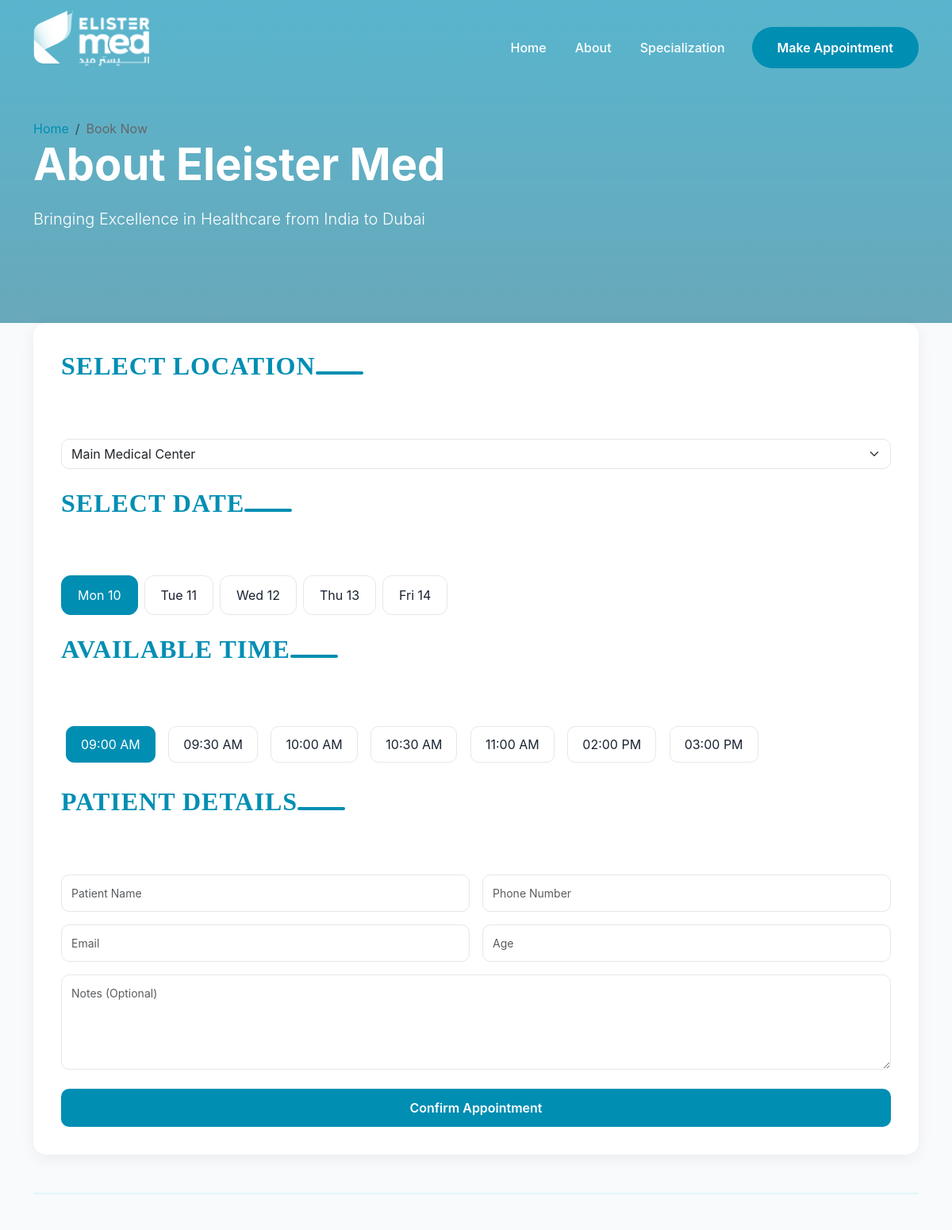
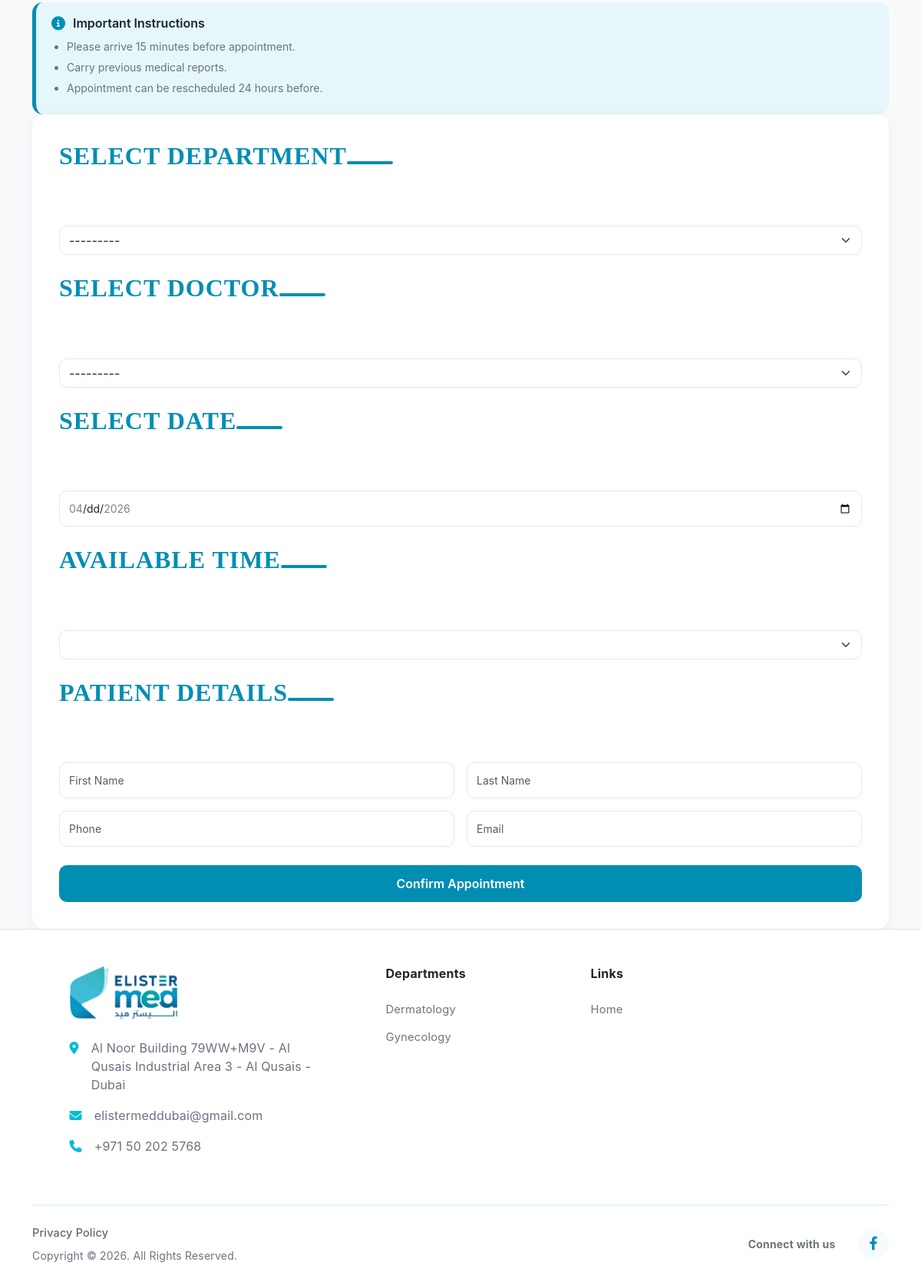
The page /appointment/book/ on the database its author committed (2 pictures, top to bottom).
### administrator/models.py (models this page shows, shortened)
class GlobalSettings(models.Model):
    site_logo = models.ImageField(
        upload_to='uploads/settings/',
        blank=True,
        null=True
    )
    favicon = models.ImageField(
        upload_to='uploads/settings/',
        blank=True,
        null=True
    )
    footer_logo = models.ImageField(
        upload_to='uploads/settings/',
        blank=True,
        null=True
    )
    address = models.TextField(blank=True)
    phone_primary = models.CharField(
        max_length=50,
        blank=True
    )
    phone_secondary = models.CharField(
        max_length=50,
        blank=True
    )
    email_primary = models.EmailField(blank=True)
    email_secondary = models.EmailField(blank=True)
    whatsapp_number = models.CharField(
        max_length=50,
        blank=True
    )
    whatsapp_message = models.CharField(
        max_length=255,
        blank=True
    )
    is_whatsapp_enabled = models.BooleanField(default=True)
    footer_description = models.TextField(blank=True)
    copyright_text = models.CharField(
        max_length=255,
        blank=True
    )
    created_at = models.DateTimeField(auto_now_add=True)
    updated_at = models.DateTimeField(auto_now=True)

class MenuItem(models.Model):
    menu = models.ForeignKey(
        MenuGroup,
        on_delete=models.CASCADE,
        related_name="items"
    )
    parent = models.ForeignKey(
        "self",
        on_delete=models.CASCADE,
        null=True,
        blank=True,
        related_name="children"
    )
    title = models.CharField(max_length=200)
    url = models.CharField(max_length=255)
    icon_class = models.CharField(max_length=100, blank=True)
    order = models.PositiveIntegerField(default=0)
    is_active = models.BooleanField(default=True)
    class Meta:
        ordering = ['order']

class LegalPage(models.Model):
    CONTENT_CHOICES = (
        ('privacy_policy', 'Privacy Policy'),
        ('terms_conditions', 'Terms & Conditions'),
        ('cancellation_policy', 'Cancellation Policy'),
    )
    content_type = models.CharField(
        max_length=50,
        choices=CONTENT_CHOICES,
        unique=True
    )
    title = models.CharField(max_length=255)
    slug = models.SlugField(unique=True, blank=True)
    content = RichTextUploadingField(
        blank=True,
        help_text="Add full legal content"
    )
    is_active = models.BooleanField(default=True)
    created_at = models.DateTimeField(auto_now_add=True)
    updated_at = models.DateTimeField(auto_now=True)
    class Meta:
        ordering = ['content_type']
        verbose_name = "Legal Page"
        verbose_name_plural = "Legal Pages"

class SocialLink(models.Model):
    PLATFORM_CHOICES = (
        ('facebook', 'Facebook'),
        ('instagram', 'Instagram'),
        ('youtube', 'YouTube'),
        ('linkedin', 'LinkedIn'),
        ('twitter', 'Twitter'),
        ('whatsapp', 'WhatsApp'),
        ('other', 'Other'),
    )
    name = models.CharField(
        max_length=50,
        choices=PLATFORM_CHOICES
    )
    url = models.URLField()
    icon_class = models.CharField(
        max_length=100,
        blank=True,
        help_text="Example: fab fa-facebook-f"
    )
    order = models.PositiveIntegerField(default=0)
    is_active = models.BooleanField(default=True)
    created_at = models.DateTimeField(auto_now_add=True)
    class Meta:
        ordering = ['order']

### booking/views.py (the view, shortened to what this page needs)
# urls.py: path('book/', book_appointment, name='book_appointment'),
def book_appointment(request):
    form = AppointmentForm()
    success = False
    return render(request, "booking/book.html", {
        "form": form,
        "success": success
    })

### booking/templates/booking/book.html (shortened to what this page needs)
{% extends "shared/base.html" %}
 {% load static %}
{% block content %}
<section class="about-hero">
  <div class="container">
    <nav aria-label="breadcrumb">
      <ol class="breadcrumb breadcrumb-custom">
        <li class="breadcrumb-item"><a href="index.html">Home</a></li>
        <li class="breadcrumb-item active" aria-current="page">Book Now</li>
      </ol>
    </nav>
    <h1>About Eleister Med</h1>
    <p class="lead">Bringing Excellence in Healthcare from India to Dubai</p>
  </div>
</section>
    <section class="booking-section">
        <div class="container">
            <div class="booking-card">
                <h5 class="section-title">Select Location</h5>
                <select class="form-select mb-4">
                    <option>Main Medical Center</option>
                </select>
                <h5 class="section-title">Select Date</h5>
                <div class="d-flex flex-wrap gap-2 mb-4">
                    <div class="date-btn active">Mon 10</div>
                    <div class="date-btn">Tue 11</div>
                    <div class="date-btn">Wed 12</div>
                    <div class="date-btn">Thu 13</div>
                    <div class="date-btn">Fri 14</div>
                </div>
                <h5 class="section-title">Available Time</h5>
                <div class="mb-4">
                    <span class="time-slot active">09:00 AM</span>
                    <span class="time-slot">09:30 AM</span>
                    <span class="time-slot">10:00 AM</span>
                    <span class="time-slot">10:30 AM</span>
                    <span class="time-slot">11:00 AM</span>
                    <span class="time-slot">02:00 PM</span>
                    <span class="time-slot">03:00 PM</span>
                </div>
                <h5 class="section-title">Patient Details</h5>
                <div class="row g-3">
                    <div class="col-md-6">
                        <input type="text" class="form-control" placeholder="Patient Name">
                    </div>
                    <div class="col-md-6">
                        <input type="tel" class="form-control" placeholder="Phone Number">
                    </div>
                    <div class="col-md-6">
                        <input type="email" class="form-control" placeholder="Email">
                    </div>
                    <div class="col-md-6">
                        <input type="number" class="form-control" placeholder="Age">
                    </div>
                    <div class="col-12">
                        <textarea class="form-control" rows="3" placeholder="Notes (Optional)"></textarea>
                    </div>
                </div>
                <div class="mt-4">
                    <button class="btn btn-book w-100">
                        Confirm Appointment
                    </button>
                </div>
            </div>
        </div>
    </section>
    <div class="container">
        <hr class="my-5" style="border-top: 2px solid #e0f7fa; opacity: 1;">
        <div class="instruction-box mt-4">
            <div class="instruction-header">
                <i class="fa-solid fa-circle-info"></i>
                <h6>Important Instructions</h6>
            </div>
            <ul>
                <li>Please arrive 15 minutes before appointment.</li>
                <li>Carry previous medical reports.</li>
                <li>Appointment can be rescheduled 24 hours before.</li>
            </ul>
        </div>
    </div>
    <form method="post">
<section class="booking-section">
    <div class="container">
        <div class="booking-card">
            <h5 class="section-title">Select Department</h5>
            {{ form.specialization }}
            <h5 class="section-title">Select Doctor</h5>
            {{ form.doctor }}
            <h5 class="section-title">Select Date</h5>
            {{ form.date }}
            <h5 class="section-title">Available Time</h5>
            {{ form.time }}
            <h5 class="section-title">Patient Details</h5>
            <div class="row g-3">
                <div class="col-md-6">
                    {{ form.first_name }}
                </div>
                 <div class="col-md-6">
                    {{ form.last_name }}
                </div>
                <div class="col-md-6">
                    {{ form.phone }}
                </div>
                <div class="col-md-6">
                    {{ form.email }}
                </div>
            </div>
            <div class="mt-4">
                <button type="submit" class="btn btn-book w-100">
                    Confirm Appointment
                </button>
            </div>
        </div>
    </div>
</section>
</form>
{% endblock %}

### userapp/templates/shared/navbar.html (shortened to what this page needs)
{% load static %}
<nav class="navbar navbar-expand-lg fixed-top">
    <div class="container">
        <a class="navbar-brand" href="#">
             {% if global_settings.site_logo %}
                    <img src="{{ global_settings.site_logo.url }}"
                         alt="Elister Med Logo"
                         class="mb-4"
                         style="height:70px;">
                      {% endif %}
        </a>
        <div class="collapse navbar-collapse" id="navbarNav">
            <ul class="navbar-nav ms-auto align-items-center">
                    {% if main_menu %}
                     {% for item in main_menu.items.all %}
                      {% if item.is_active and not item.parent %}
                        <li class="nav-item">
                           <a href="{{ item.url }}" class="nav-link">
                              {{ item.title }}
                         </a>
                      </li>
                        {% endif %}
                     {% endfor %}
                    {% endif %}
                <li class="nav-item ms-lg-3 mt-2 mt-lg-0">
                    <a class="btn btn-custom" href="{% url 'booking:book_appointment'%}">Make Appointment</a>
                </li>
            </ul>
        </div>
    </div>
</nav>

### userapp/templates/shared/footer.html
{% load static %}
<footer class="footer-section pt-5 pb-4 bg-white">
    <div class="container">
        <div class="row gx-lg-5 gy-4 justify-content-center">
            <div class="col-lg-4 col-md-6">
                <div class="footer-col-content">
                       {% if global_settings.footer_logo %}
                    <img src="{{ global_settings.footer_logo.url }}"
                         alt="Elister Med Logo"
                         class="mb-4"
                         style="height:70px;">
                      {% endif %}
                    <div class="contact-info">
                        <p class="mb-3 d-flex align-items-start">
                            <i class="rock-item fa-solid fa-location-dot me-3 mt-1"
                               style="color:#00bcd4;"></i>
                            <span class="text-muted">
                               {{ global_settings.address }}
                            </span>
                        </p>
                        <p class="mb-3 d-flex align-items-center">
                            <i class="rock-item fa-solid fa-envelope me-3"
                               style="color:#00bcd4;"></i>
                            <a href="mailto:elister@gmail.com"
                               class="text-decoration-none text-muted">
                                  {{ global_settings.email_primary }}
                            </a>
                        </p>
                        <p class="mb-0 d-flex align-items-center">
                            <i class="rock-item fa-solid fa-phone me-3"
                               style="color:#00bcd4;"></i>
                            <a href="tel:+918338335244"
                               class="text-decoration-none text-muted">
                               {{ global_settings.phone_primary }}
                            </a>
                        </p>
                    </div>
                </div>
            </div>
            <div class="col-lg-3 col-md-6 ps-lg-5">
                <h6 class="fw-bold mb-4 text-dark">Departments</h6>
                <ul class="list-unstyled footer-links">
                    {% if specialization_menu %}
                         {% for item in specialization_menu.items.all %}
                          {% if item.is_active %}
                          <li>
                            <a href="{{ item.url }}">
                               {{ item.title }}
                           </a>
                           </li>
                         {% endif %}
                     {% endfor %}
                  {% endif %}
                </ul>
            </div>
            <div class="col-lg-4 col-md-12">
                <h6 class="fw-bold mb-4 text-dark">Links</h6>
                <ul class="list-unstyled footer-links">
                     {% if quick_links_menu %}
                         {% for item in quick_links_menu.items.all %}
                            {% if item.is_active %}
                        <li>
                           <a href="{{ item.url }}">
                              {{ item.title }}
                         </a>
                       </li>
                       {% endif %}
                   {% endfor %}
                {% endif %}
                </ul>
            </div>
        </div>
        <div class="row mt-5">
            <div class="col-12">
                <hr style="border-top:2px solid #e0f7fa; opacity:1;">
            </div>
        </div>
        <div class="row align-items-center pt-2">
            <div class="col-md-7 text-center text-md-start">
                <div class="d-flex flex-wrap justify-content-center justify-content-md-start bottom-legal-links mb-2">
                    {% for page in legal_pages %}
                       <a href="{% url 'userapp:legal-page' page.slug %}" class="me-4">
                          {{ page.title }}
                       </a>
                     {% endfor %}
                </div>
                <p class="text-muted small mb-0">
                    {{ global_settings.copyright_text }}
                </p>
            </div>
            <div class="col-md-5 text-center text-md-end mt-4 mt-md-0">
                <span class="me-3 fw-bold small text-secondary">
                    Connect with us
                </span>
                {% for social in social_links %}
                <a href="{{social.url}}" class="social-icon rock-item" target="_blank">
                    <i class="{{social.icon_class}}"></i>
                </a>
                {% endfor %}
            </div>
        </div>
    </div>
</footer>

### rows shown on the page
GlobalSettings: site_logo (picture), footer_logo (picture), address "Al Noor Building 79WW+M9V - Al Qusais Industrial Area 3 - Al Qusais - Dubai", email_primary "elistermeddubai@gmail.com", phone_primary "+971 50 202 5768", copyright_text "Copyright © 2026. All Rights Reserved."
MenuItem: title "Home"
MenuItem: title "About"
MenuItem: title "Specialization"
MenuItem: title "Dermatology"
MenuItem: title "Gynecology"
MenuItem: title "Home"
LegalPage: title "Privacy Policy"
